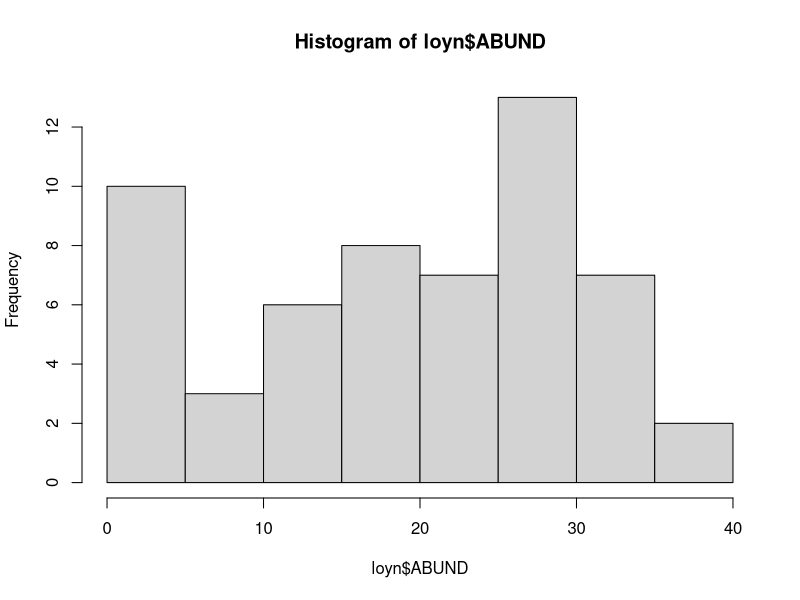
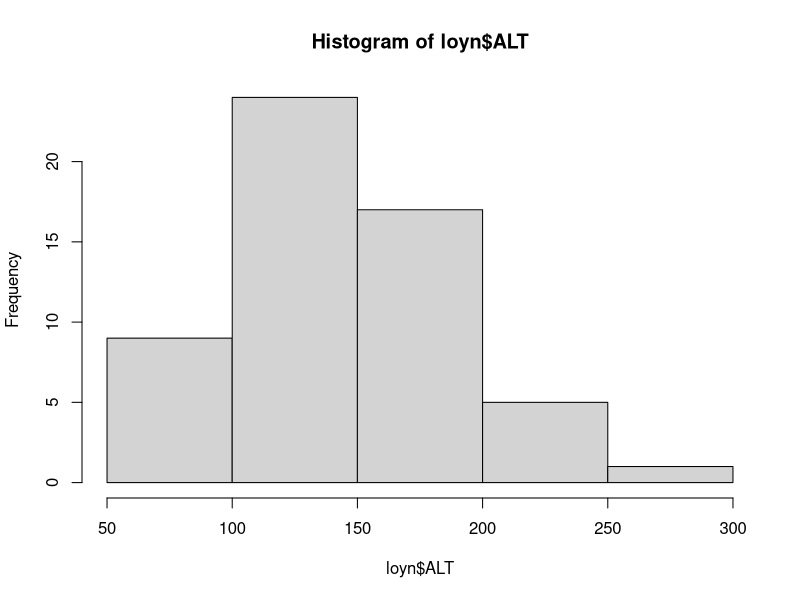
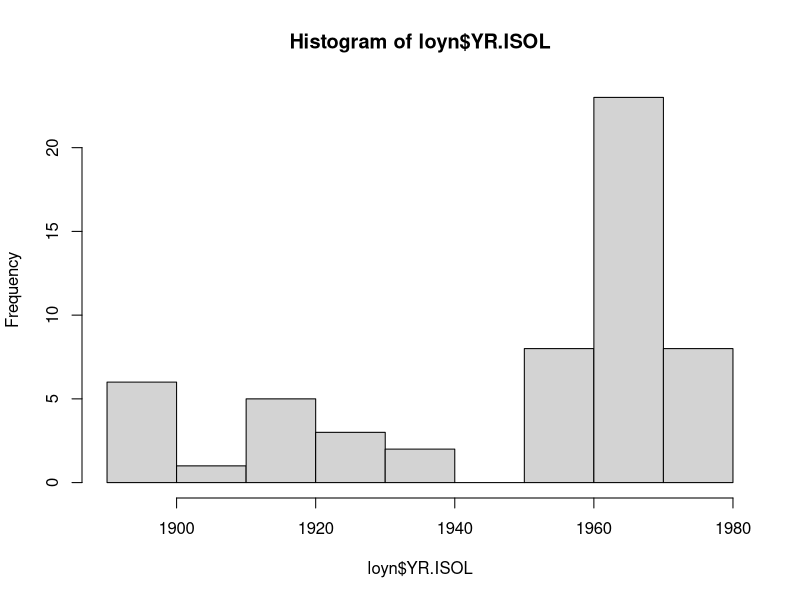
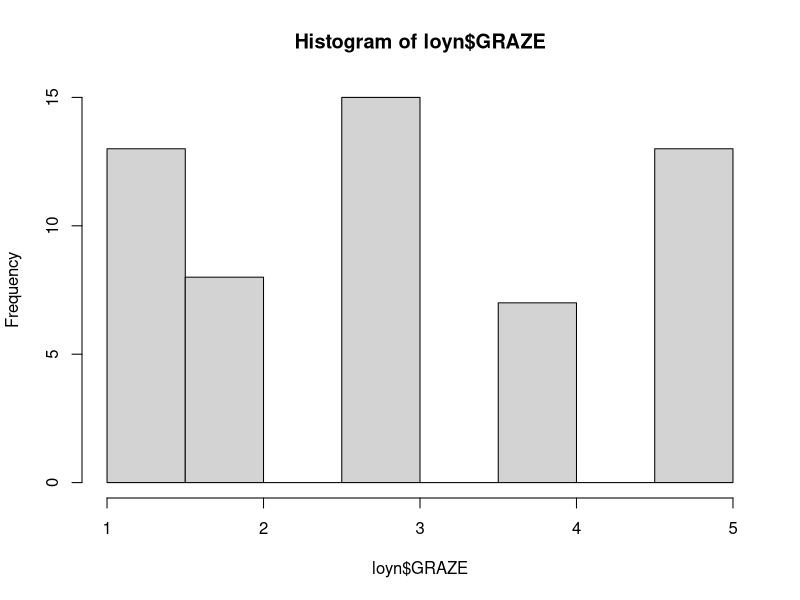
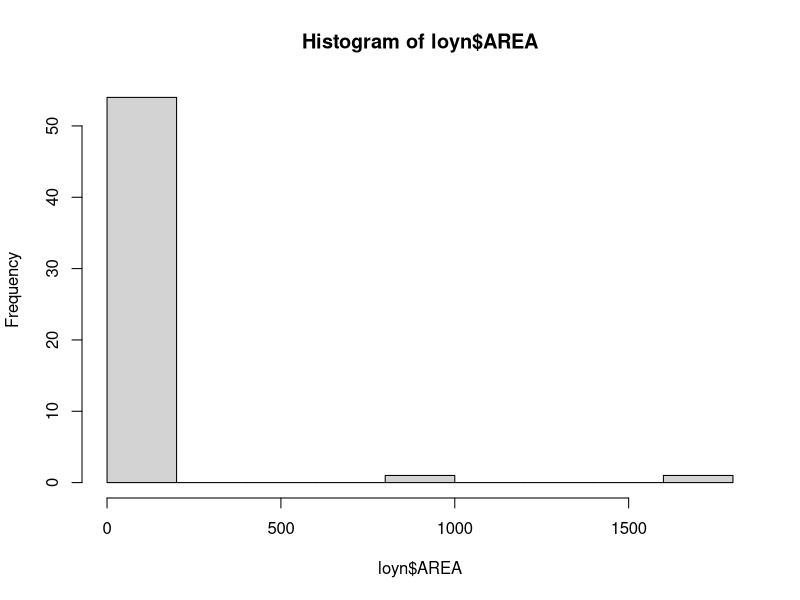
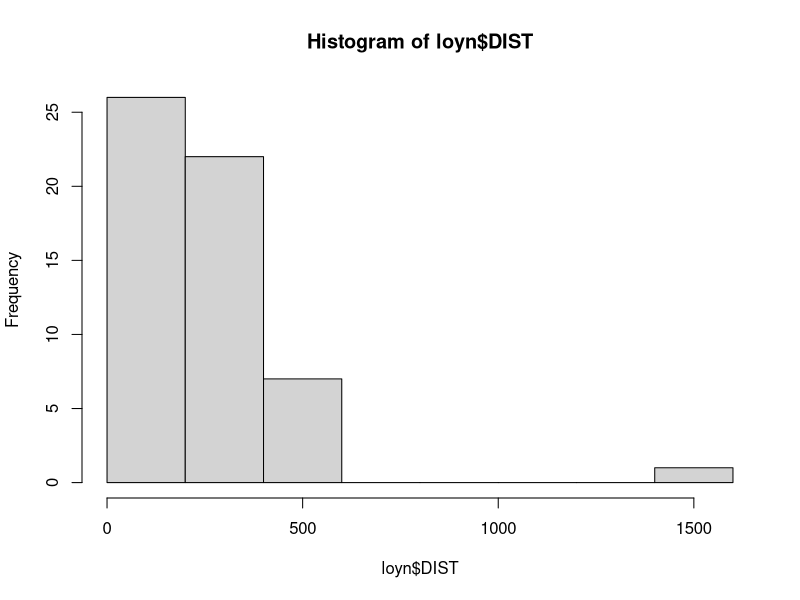
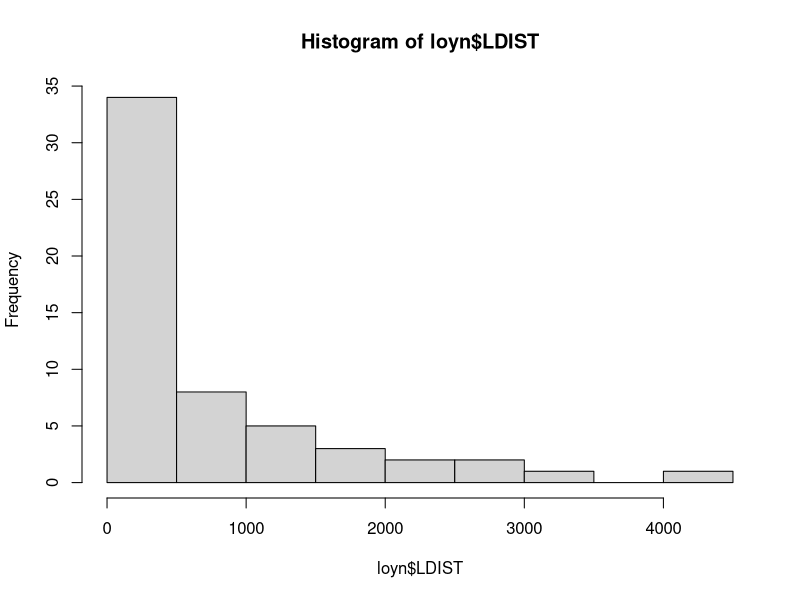
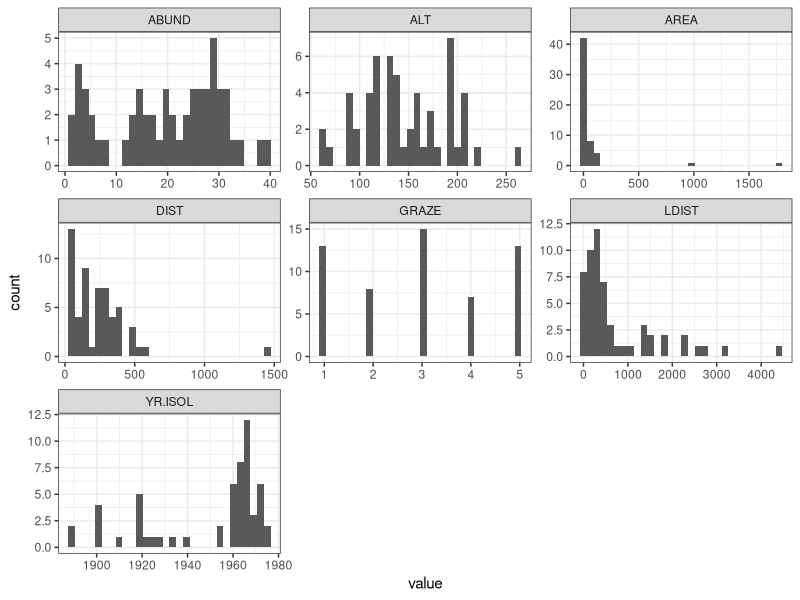

Write the R code that produced these figures, in order.
## ----setup, include=FALSE-------------------------------------------------------------------------------------
knitr::opts_chunk$set(echo = TRUE)
library(tidyverse)


## -------------------------------------------------------------------------------------------------------------
library(readxl)
loyn <- read_xlsx("mlr.xlsx", "Loyn")


## -------------------------------------------------------------------------------------------------------------
#par(mfrow=c(3,3))
hist(loyn$ABUND)
hist(loyn$ALT)
hist(loyn$YR.ISOL)
hist(loyn$GRAZE)
hist(loyn$AREA)
hist(loyn$DIST)
hist(loyn$LDIST)
#par(mfrow=c(1,1))


## ----eval=FALSE-----------------------------------------------------------------------------------------------
#| message: false
## # install.packages("Hmisc")
## library(Hmisc)
## hist(loyn, nclass = 50)


## -------------------------------------------------------------------------------------------------------------
#| message: false
# tidy the data
loyn_tidy <- pivot_longer(loyn, cols = everything())

# plot
ggplot(loyn_tidy, aes(x = value)) + 
  geom_histogram() + 
  facet_wrap(~name, scales = "free") +
  theme_bw()


## -------------------------------------------------------------------------------------------------------------
#| message: false
loyn %>% 
  pivot_longer(cols = everything()) %>% 
  ggplot(aes(x = value)) + 
  geom_histogram() + 
  facet_wrap(~name, scales = "free") +
  theme_bw()


## -------------------------------------------------------------------------------------------------------------
cor(loyn)


## ----corLoyn, eval=F, echo=F----------------------------------------------------------------------------------
## cor(loyn)


## -------------------------------------------------------------------------------------------------------------
pairs(loyn)


## -------------------------------------------------------------------------------------------------------------
#| message: false
library(corrplot)
corrplot(cor(loyn))


## -------------------------------------------------------------------------------------------------------------
#| eval: false
## loyn$L10AREA <- log10(loyn$AREA)


## -------------------------------------------------------------------------------------------------------------
#| eval: false
## hist(loyn$L10AREA)
## pairs(loyn)


## -------------------------------------------------------------------------------------------------------------
#| eval: false
#| include: false
## loyn$L10DIST <- log10(loyn$DIST)
## hist(loyn$L10DIST)
## 
## loyn$L10LDIST <- log10(loyn$LDIST)
## hist(loyn$L10LDIST)
## 
## pairs(loyn)


## -------------------------------------------------------------------------------------------------------------
# reset the data import just in case it has been modified
loyn <- read_xlsx("mlr.xlsx", "Loyn")
# make transformations

loyn <- loyn %>%
  mutate(L10AREA = log10(AREA),
    L10DIST = log10(DIST),
    L10LDIST = log10(LDIST))

# check
glimpse(loyn)


## -------------------------------------------------------------------------------------------------------------
#| eval: false
## cor(loyn)


## -------------------------------------------------------------------------------------------------------------
cor(loyn)


## -------------------------------------------------------------------------------------------------------------
#| eval: false
## lm.mod1 <- lm(ABUND~GRAZE + L10AREA, data=loyn)
## 
## par(mfrow=c(2,2))
## plot(lm.mod1)
## par(mfrow=c(1,1))
## 
## summary(lm.mod1)


## ----mlmod----------------------------------------------------------------------------------------------------
lm.mod1 <- lm(ABUND~GRAZE + L10AREA, data=loyn)

par(mfrow=c(2,2))
plot(lm.mod1)
par(mfrow=c(1,1))

summary(lm.mod1)


## -------------------------------------------------------------------------------------------------------------
#| eval: false
## summary(lm.mod1)$r.squared
## summary(lm.mod1)$adj.r.squared


## -------------------------------------------------------------------------------------------------------------
lm.mod2 <- lm(ABUND ~ GRAZE + L10AREA + YR.ISOL, data=loyn)


## -------------------------------------------------------------------------------------------------------------
par(mfrow=c(2,2))
plot(lm.mod2)
par(mfrow=c(1,1))


## **ANSWER**
## The residuals look OK, but YR.ISOL is borderline significant (p = 0.0768).

## -------------------------------------------------------------------------------------------------------------
#| eval: false
## summary(lm.mod2)


## ----readDataStream-------------------------------------------------------------------------------------------
# read in the data
s.data <- read_xlsx("mlr.xlsx", "California_streamflow")
names(s.data)


## ----Exercise1, eval=T, echo=T--------------------------------------------------------------------------------
s.mod_full <-lm(L10BSAAM~L10APSAB + L10OBPC + L10OPRC, data=s.data)
s.mod_full <-lm(L10BSAAM~., data=s.data) ## you can also use the . to indicate use all variables
summary(s.mod_full)


## ----PartialFtests1, echo=T, eval = F-------------------------------------------------------------------------
## s.mod_reduced <- lm(L10BSAAM ~ L10OPRC + L10OBPC, data=s.data)
## anova(s.mod_reduced, s.mod_full)


## -------------------------------------------------------------------------------------------------------------
s.mod_reduced2  <- lm(L10BSAAM ~ L10APSAB + L10OBPC,data=s.data)
anova(s.mod_reduced2, s.mod_full)


## ----SolutionPartialF_again, echo = T, eval = F---------------------------------------------------------------
## s.mod_reduced3  <- lm(L10BSAAM ~ L10OPRC,data=s.data)
## anova(s.mod_reduced3, s.mod_full)

